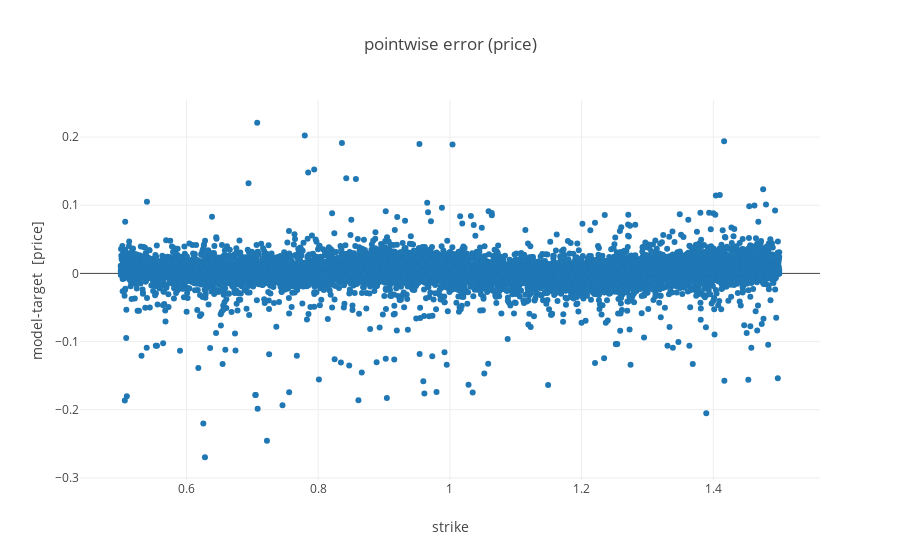

The notebook cell saved with this chart:
### Code cell
plot.scatter_model_error(ml_repo,ml_repo.models.simple_dense.model(),ml_repo.test_data.test_small(), 'strike')

### Figure 1 — Plotly figure (JSON) as saved in the notebook; plotly's stock layout.template omitted (floating-point values rounded to 4 significant figures; data arrays with more than 128 entries replaced by an {"elided": "..."} marker saying what was removed)
{"data": [{"mode": "markers", "name": "simple_dense/eval/test_small: f210946e-0293-11e9-844f-fc084a6691eb", "text": "test_small:last<br>simple_dense/model:f10688a2-0293-11e9-9efd-fc084a6691eb<br>", "type": "scatter", "x": {"elided": "9999 float values"}, "y": {"elided": "9999 float values"}}], "layout": {"title": "pointwise error (price)", "xaxis": {"title": "strike"}, "yaxis": {"title": "model-target  [price]"}}}
